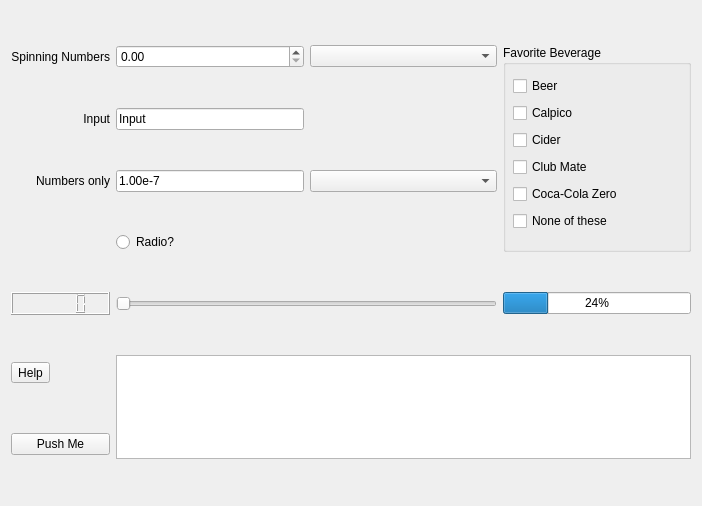
<?xml version="1.0" encoding="UTF-8"?>
<ui version="4.0">
 <class>etcUIDemo</class>
 <widget class="QWidget" name="etcUIDemo">
  <property name="geometry">
   <rect>
    <x>0</x>
    <y>0</y>
    <width>702</width>
    <height>506</height>
   </rect>
  </property>
  <property name="sizePolicy">
   <sizepolicy hsizetype="Minimum" vsizetype="Minimum">
    <horstretch>0</horstretch>
    <verstretch>0</verstretch>
   </sizepolicy>
  </property>
  <property name="windowTitle">
   <string>Form</string>
  </property>
  <layout class="QGridLayout" name="gridLayout">
   <item row="0" column="0">
    <widget class="QLabel" name="label_3">
     <property name="text">
      <string>Spinning Numbers</string>
     </property>
     <property name="alignment">
      <set>Qt::AlignRight|Qt::AlignTrailing|Qt::AlignVCenter</set>
     </property>
    </widget>
   </item>
   <item row="6" column="0">
    <widget class="QLCDNumber" name="lcdNumber">
     <property name="sizePolicy">
      <sizepolicy hsizetype="Preferred" vsizetype="Minimum">
       <horstretch>0</horstretch>
       <verstretch>0</verstretch>
      </sizepolicy>
     </property>
    </widget>
   </item>
   <item row="6" column="1" colspan="2">
    <widget class="QSlider" name="horizontalSlider">
     <property name="orientation">
      <enum>Qt::Horizontal</enum>
     </property>
    </widget>
   </item>
   <item row="6" column="3">
    <widget class="QProgressBar" name="progressBar">
     <property name="sizePolicy">
      <sizepolicy hsizetype="Preferred" vsizetype="Fixed">
       <horstretch>0</horstretch>
       <verstretch>0</verstretch>
      </sizepolicy>
     </property>
     <property name="value">
      <number>24</number>
     </property>
    </widget>
   </item>
   <item row="0" column="1">
    <widget class="QDoubleSpinBox" name="doubleSpinBox">
     <property name="sizePolicy">
      <sizepolicy hsizetype="Preferred" vsizetype="Fixed">
       <horstretch>0</horstretch>
       <verstretch>0</verstretch>
      </sizepolicy>
     </property>
    </widget>
   </item>
   <item row="0" column="2">
    <widget class="QComboBox" name="comboBoxSpin"/>
   </item>
   <item row="1" column="1">
    <widget class="QLineEdit" name="textInput">
     <property name="sizePolicy">
      <sizepolicy hsizetype="Preferred" vsizetype="Fixed">
       <horstretch>0</horstretch>
       <verstretch>0</verstretch>
      </sizepolicy>
     </property>
     <property name="text">
      <string>Input</string>
     </property>
    </widget>
   </item>
   <item row="1" column="0">
    <widget class="QLabel" name="label">
     <property name="sizePolicy">
      <sizepolicy hsizetype="Preferred" vsizetype="Preferred">
       <horstretch>0</horstretch>
       <verstretch>0</verstretch>
      </sizepolicy>
     </property>
     <property name="text">
      <string>Input</string>
     </property>
     <property name="alignment">
      <set>Qt::AlignRight|Qt::AlignTrailing|Qt::AlignVCenter</set>
     </property>
    </widget>
   </item>
   <item row="2" column="1">
    <widget class="QLineEdit" name="inputNumOnly">
     <property name="sizePolicy">
      <sizepolicy hsizetype="Preferred" vsizetype="Fixed">
       <horstretch>0</horstretch>
       <verstretch>0</verstretch>
      </sizepolicy>
     </property>
     <property name="text">
      <string>1.00e-7</string>
     </property>
    </widget>
   </item>
   <item row="2" column="0">
    <widget class="QLabel" name="label_2">
     <property name="sizePolicy">
      <sizepolicy hsizetype="Preferred" vsizetype="Preferred">
       <horstretch>0</horstretch>
       <verstretch>0</verstretch>
      </sizepolicy>
     </property>
     <property name="text">
      <string>Numbers only</string>
     </property>
     <property name="alignment">
      <set>Qt::AlignRight|Qt::AlignTrailing|Qt::AlignVCenter</set>
     </property>
    </widget>
   </item>
   <item row="2" column="2">
    <widget class="QComboBox" name="comboBoxNumOnly">
     <property name="sizePolicy">
      <sizepolicy hsizetype="Preferred" vsizetype="Fixed">
       <horstretch>0</horstretch>
       <verstretch>0</verstretch>
      </sizepolicy>
     </property>
    </widget>
   </item>
   <item row="3" column="1">
    <widget class="QRadioButton" name="radioButton">
     <property name="sizePolicy">
      <sizepolicy hsizetype="Preferred" vsizetype="Fixed">
       <horstretch>0</horstretch>
       <verstretch>0</verstretch>
      </sizepolicy>
     </property>
     <property name="text">
      <string>Radio?</string>
     </property>
    </widget>
   </item>
   <item row="0" column="3" rowspan="4">
    <widget class="QGroupBox" name="groupBox">
     <property name="sizePolicy">
      <sizepolicy hsizetype="Preferred" vsizetype="Preferred">
       <horstretch>0</horstretch>
       <verstretch>0</verstretch>
      </sizepolicy>
     </property>
     <property name="minimumSize">
      <size>
       <width>0</width>
       <height>0</height>
      </size>
     </property>
     <property name="title">
      <string>Favorite Beverage</string>
     </property>
     <widget class="QWidget" name="verticalLayoutWidget">
      <property name="geometry">
       <rect>
        <x>10</x>
        <y>30</y>
        <width>143</width>
        <height>161</height>
       </rect>
      </property>
      <layout class="QVBoxLayout" name="verticalLayout">
       <item>
        <widget class="QCheckBox" name="checkBeer">
         <property name="text">
          <string>Beer</string>
         </property>
        </widget>
       </item>
       <item>
        <widget class="QCheckBox" name="checkCalpico">
         <property name="text">
          <string>Calpico</string>
         </property>
        </widget>
       </item>
       <item>
        <widget class="QCheckBox" name="checkCider">
         <property name="text">
          <string>Cider</string>
         </property>
        </widget>
       </item>
       <item>
        <widget class="QCheckBox" name="checkClubMate">
         <property name="text">
          <string>Club Mate</string>
         </property>
        </widget>
       </item>
       <item>
        <widget class="QCheckBox" name="checkCokeZero">
         <property name="text">
          <string>Coca-Cola Zero</string>
         </property>
        </widget>
       </item>
       <item>
        <widget class="QCheckBox" name="checkNone">
         <property name="text">
          <string>None of these</string>
         </property>
        </widget>
       </item>
      </layout>
     </widget>
    </widget>
   </item>
   <item row="7" column="0">
    <widget class="QToolButton" name="helpButton">
     <property name="text">
      <string>Help</string>
     </property>
    </widget>
   </item>
   <item row="8" column="0">
    <widget class="QPushButton" name="pushButton">
     <property name="text">
      <string>Push Me</string>
     </property>
    </widget>
   </item>
   <item row="7" column="1" rowspan="2" colspan="3">
    <widget class="QTreeView" name="exampleTreeView"/>
   </item>
  </layout>
 </widget>
 <resources/>
 <connections>
  <connection>
   <sender>horizontalSlider</sender>
   <signal>valueChanged(int)</signal>
   <receiver>lcdNumber</receiver>
   <slot>display(int)</slot>
   <hints>
    <hint type="sourcelabel">
     <x>280</x>
     <y>357</y>
    </hint>
    <hint type="destinationlabel">
     <x>75</x>
     <y>358</y>
    </hint>
   </hints>
  </connection>
  <connection>
   <sender>horizontalSlider</sender>
   <signal>valueChanged(int)</signal>
   <receiver>progressBar</receiver>
   <slot>setValue(int)</slot>
   <hints>
    <hint type="sourcelabel">
     <x>280</x>
     <y>357</y>
    </hint>
    <hint type="destinationlabel">
     <x>542</x>
     <y>358</y>
    </hint>
   </hints>
  </connection>
 </connections>
</ui>
